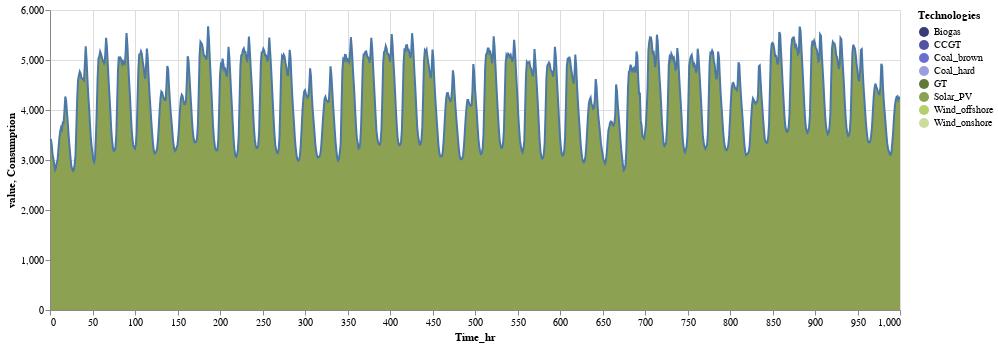

Source (notebook cell):
### Markdown cell above
### Visualization

### Code cell
Data = DataFrame(Time_hr       = collect(1:T), 
                 Solar_PV      = JuMP.value.(p[1,1:T]),
                 Wind_offshore = JuMP.value.(p[2,1:T]),
                 Wind_onshore  = JuMP.value.(p[3,1:T]),
                 Biogas        = JuMP.value.(p[4,1:T]),
                 Coal_brown    = JuMP.value.(p[5,1:T]),
                 Coal_hard     = JuMP.value.(p[6,1:T]),
                 CCGT          = JuMP.value.(p[7,1:T]),
                 GT            = JuMP.value.(p[8,1:T]),
                 Consumption   = consum[1:T,"DK"])

d = T   #plotting range
#Plotting data
Data[1:d,:] |>
stack |>         #Stacking data
@vlplot(width=850, hieght=700)+
@vlplot(mark=:area, x=:Time_hr, y={:value,stack=:zero},color={:variable,
    scale={scheme="category20b"},
    legend={title="Technologies"}
    }
)+
@vlplot(mark=:line, x=:Time_hr, y=:Consumption)

### Figure 1 — Vega-Lite specification as saved in the notebook (floating-point values rounded to 4 significant figures; data arrays with more than 128 entries replaced by an {"elided": "..."} marker saying what was removed)
{"data": {"values": {"elided": "8000 records"}}, "hieght": 700, "layer": [{"encoding": {"color": {"field": "variable", "legend": {"title": "Technologies"}, "scale": {"scheme": "category20b"}}, "x": {"field": "Time_hr", "type": "quantitative"}, "y": {"field": "value", "stack": "zero", "type": "quantitative"}}, "mark": "area"}, {"encoding": {"x": {"field": "Time_hr", "type": "quantitative"}, "y": {"field": "Consumption", "type": "quantitative"}}, "mark": "line"}], "width": 850}
